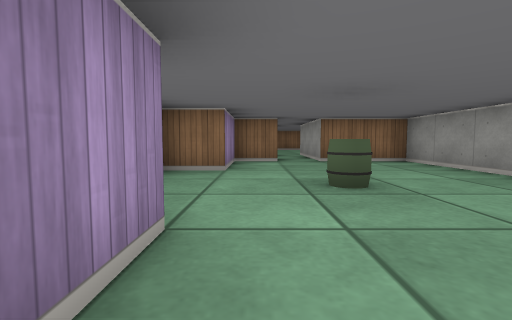
view 1 (above)

24 first-person views from a walk through a cub3D level. The camera is about half as high as the walls, tilts 4° down and sees 85° across. The floor is counted in squares. Each view is taken from the middle of a square. On the plan, view 1 faces up. The plan holds only what a view shows up to about 9 squares ahead; the rest is blank.

view 2
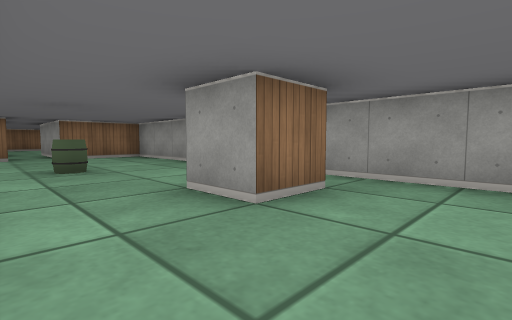

view 3
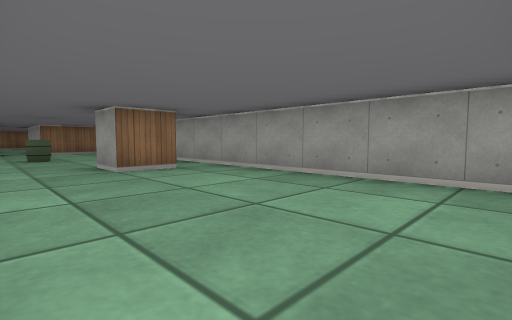

view 4
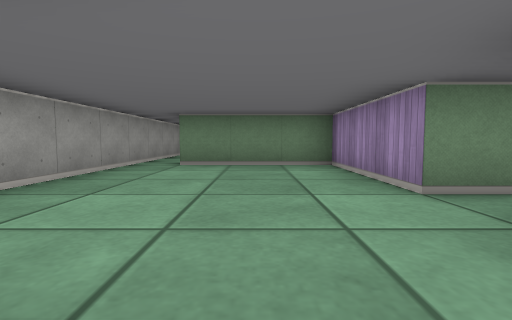

view 5
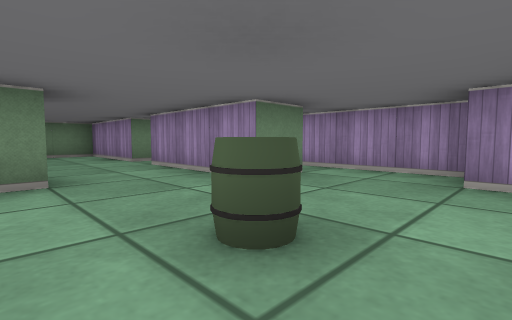

view 6
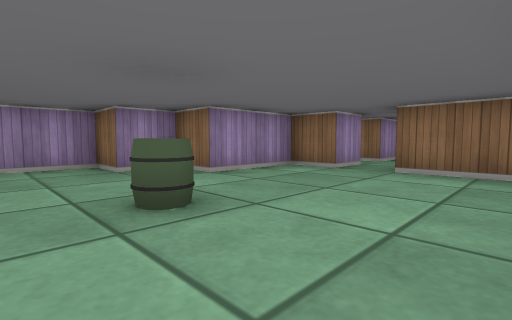

view 7
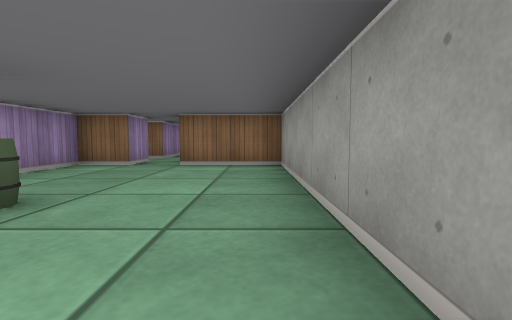

view 8
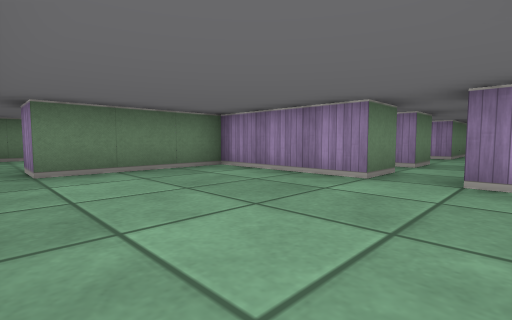

view 9
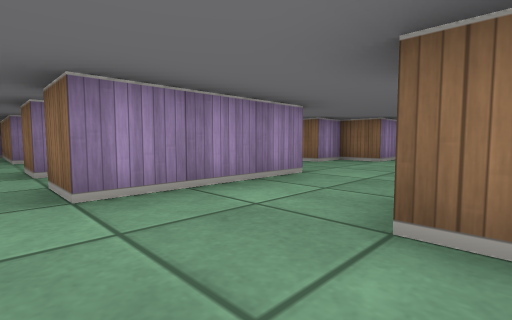

view 10
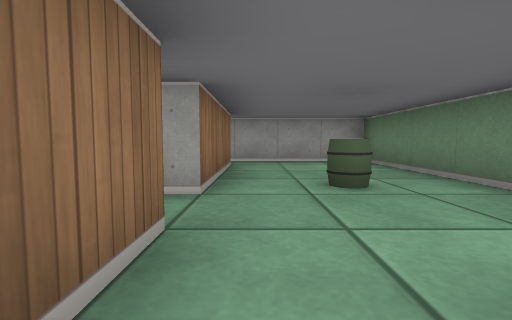

view 11
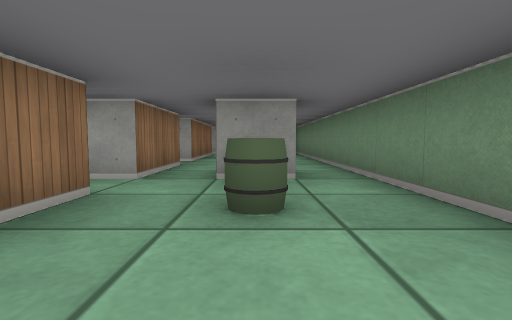

view 12
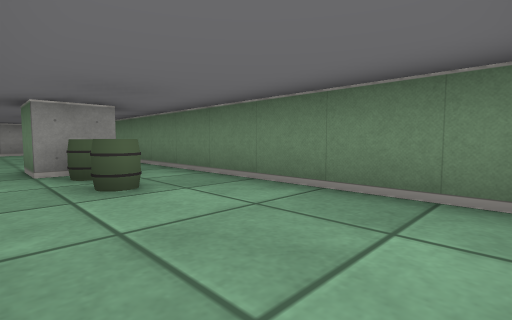

view 13
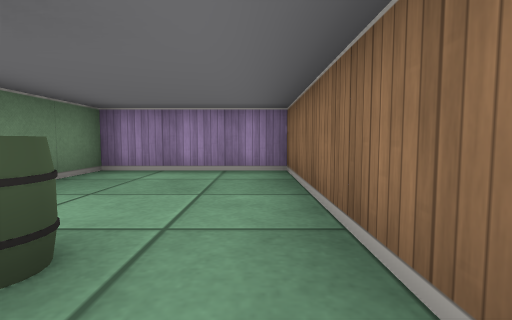

view 14
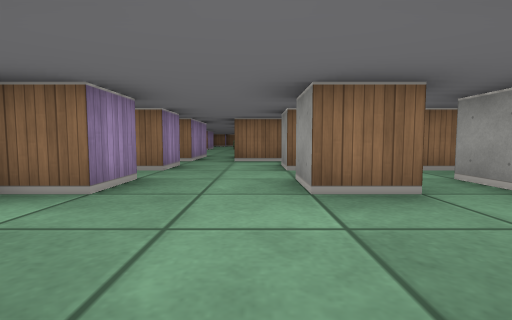

view 15
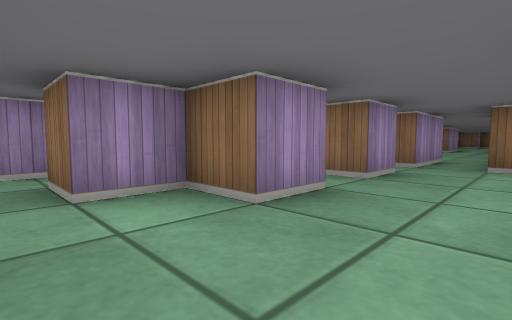

view 16
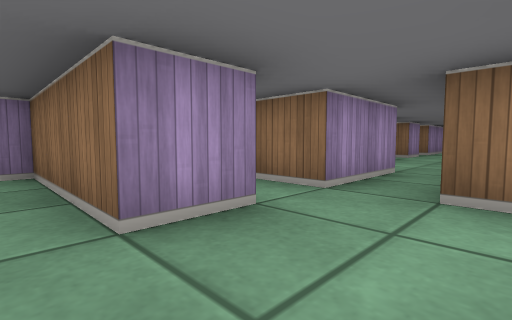

view 17
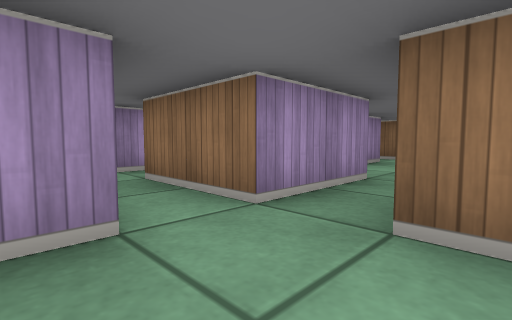

view 18
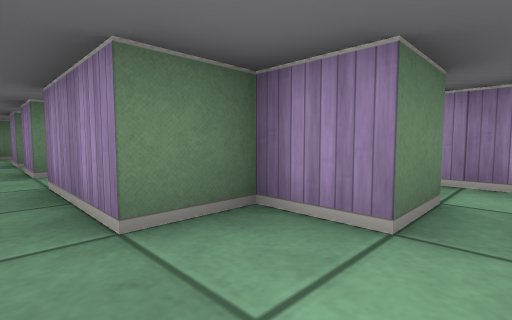

view 19
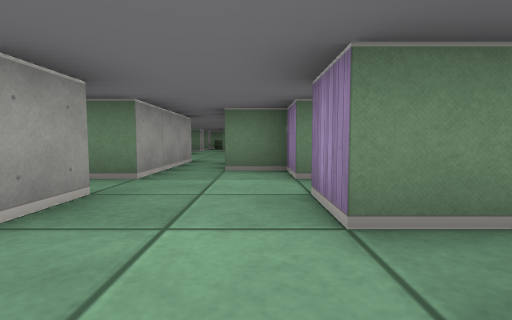

view 20
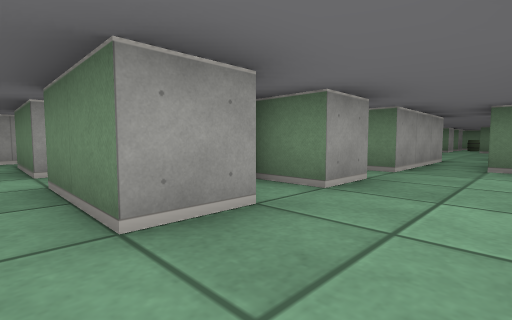

view 21
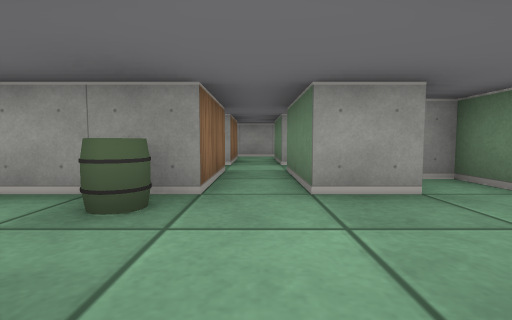

view 22
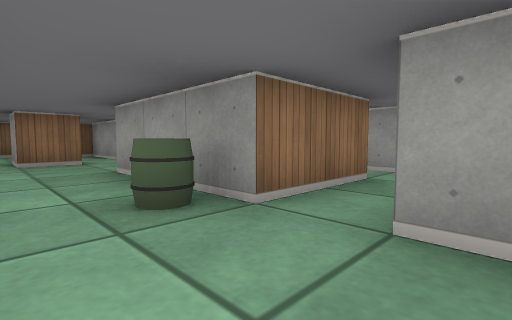

view 23
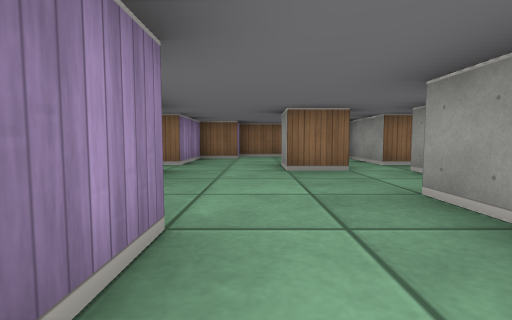

view 24
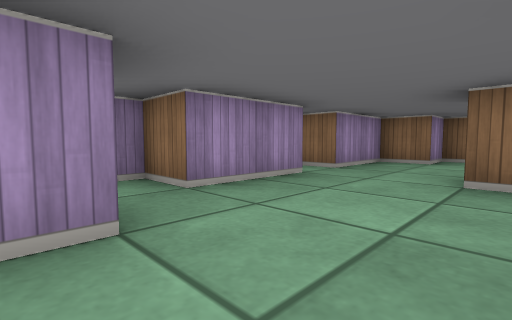

### Floor plan
Ten units are one square. View 1 is at (0, 0); x grows to the right and y downward. Boxes are objects, and circles mark ways between rooms. Rooms are numbered by the first view taken in them; rooms with no view inside come last. Other rooms are left out.
<svg viewBox="-90 -111 130 211">
<path fill="none" stroke="#000" d="M26 5 15 5 15 -5 19 -5M-15 -15 -5 -15 -5 15 -15 15M-15 25 -5 25 -5 55 25 55M5 -65 -5 -65 -5 -45 -15 -45 -15 -35 -25 -35 -25 -8M35 55 35 -65 15 -65M-35 85 -35 75 -25 75M-15 65 -35 65 -35 59M-45 65 -85 65 -85 95 35 95 35 55M25 55 25 65 -5 65M-75 25 -55 25 -55 35 -65 35 -65 45 -75 45M-55 4 -55 15 -85 15 -85 19M-24 35 -35 35 -35 25 -25 25 -25 29M-25 15 -35 15 -35 6M-15 34 -15 25M-55 -5 -75 -5M-85 42 -85 49M-34 -5 -45 -5M-45 -5 -45 -35 -39 -35M-76 -35 -65 -35 -65 -25 -55 -25 -55 -5M-45 -64 -45 -75M-75 -55 -65 -55 -65 -45M-65 -75 -65 -65 -70 -65M-45 -44 -45 -55 -35 -55 -35 -60M-45 -85 -45 -105M-65 -106 -65 -95M5 -85 -15 -85M-15 -75 5 -75 5 -65M15 -65 15 -92"/>
<rect x="5" y="-35" width="10" height="10" fill="#bbb"><title>barrel</title></rect>
<rect x="-55" y="75" width="10" height="10" fill="#bbb"><title>barrel</title></rect>
<rect x="-45" y="75" width="10" height="10" fill="#bbb"><title>barrel</title></rect>
<rect x="-5" y="75" width="10" height="10" fill="#bbb"><title>barrel</title></rect>
<rect x="-55" y="-95" width="10" height="10" fill="#bbb"><title>barrel</title></rect>
<circle cx="30" cy="60" r="3" fill="#2a7"/>
<circle cx="-10" cy="20" r="3" fill="#2a7"/>
<circle cx="-20" cy="-10" r="3" fill="#2a7"/>
<circle cx="10" cy="-70" r="3" fill="#2a7"/>
<circle cx="-40" cy="60" r="3" fill="#2a7"/>
<circle cx="-50" cy="0" r="3" fill="#2a7"/>
<circle cx="-55" cy="-50" r="3" fill="#2a7"/>
<circle cx="-55" cy="-70" r="3" fill="#2a7"/>
<text x="10" y="-10">1</text>
<text x="-20" y="80">2</text>
<text x="-50" y="30">3</text>
<text x="-50" y="-30">4</text>
<text x="-60" y="-60">5</text>
<text x="-60" y="-90">6</text>
<text x="0" y="-80">7</text>
</svg>
Room 1 opens to room 2. Room 1 opens to room 3. Room 1 opens to room 7. Room 2 opens to room 3. Room 3 opens to room 4. Room 4 opens to room 5. Room 5 opens to room 6.

Where each view was taken, in squares from view 1:
view 1: 0 up, 0 right, facing up
view 2: 2 down, 0 right, facing up-right
view 3: 5 down, 0 right, facing up-right
view 4: 0 up, 1 right, facing down
view 5: 4 up, 2 right, facing down-left
view 6: 2 up, 3 right, facing up-left
view 7: 1 up, 3 right, facing up
view 8: 1 down, 3 right, facing down-left
view 9: 2 down, 2 right, facing up-left
view 10: 7 down, 3 left, facing right
view 11: 8 down, 7 left, facing right
view 12: 7 down, 8 left, facing down-right
view 13: 7 down, 4 left, facing left
view 14: 6 down, 4 left, facing up
view 15: 5 down, 4 left, facing up-left
view 16: 2 down, 4 left, facing up-left
view 17: 1 down, 4 left, facing up-left
view 18: 4 up, 5 left, facing down-left
view 19: 7 up, 6 left, facing down
view 20: 8 up, 6 left, facing down-right
view 21: 8 up, 7 left, facing right
view 22: 7 up, 6 left, facing up-right
view 23: 9 up, 6 left, facing up
view 24: 10 up, 5 left, facing up-left
